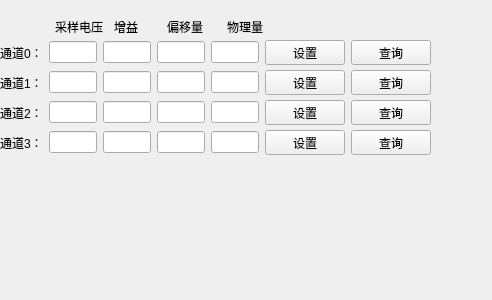
<?xml version="1.0" encoding="UTF-8"?>
<ui version="4.0">
 <class>analogWidget</class>
 <widget class="QWidget" name="analogWidget">
  <property name="geometry">
   <rect>
    <x>0</x>
    <y>0</y>
    <width>492</width>
    <height>300</height>
   </rect>
  </property>
  <property name="windowTitle">
   <string>Form</string>
  </property>
  <widget class="QLabel" name="label_7">
   <property name="geometry">
    <rect>
     <x>167</x>
     <y>19</y>
     <width>36</width>
     <height>16</height>
    </rect>
   </property>
   <property name="text">
    <string>偏移量</string>
   </property>
  </widget>
  <widget class="QLabel" name="label_6">
   <property name="geometry">
    <rect>
     <x>114</x>
     <y>19</y>
     <width>24</width>
     <height>16</height>
    </rect>
   </property>
   <property name="text">
    <string>增益</string>
   </property>
  </widget>
  <widget class="QLabel" name="label_5">
   <property name="geometry">
    <rect>
     <x>55</x>
     <y>19</y>
     <width>48</width>
     <height>16</height>
    </rect>
   </property>
   <property name="text">
    <string>采样电压</string>
   </property>
  </widget>
  <widget class="QLabel" name="label_8">
   <property name="geometry">
    <rect>
     <x>227</x>
     <y>19</y>
     <width>36</width>
     <height>16</height>
    </rect>
   </property>
   <property name="text">
    <string>物理量</string>
   </property>
  </widget>
  <widget class="QWidget" name="">
   <property name="geometry">
    <rect>
     <x>0</x>
     <y>40</y>
     <width>431</width>
     <height>25</height>
    </rect>
   </property>
   <layout class="QHBoxLayout" name="horizontalLayout">
    <item>
     <widget class="QLabel" name="label">
      <property name="text">
       <string>通道0：</string>
      </property>
     </widget>
    </item>
    <item>
     <widget class="QLineEdit" name="lineEdit_Vol_CH0"/>
    </item>
    <item>
     <widget class="QLineEdit" name="lineEdit_Ratio_CH0"/>
    </item>
    <item>
     <widget class="QLineEdit" name="lineEdit_Offset_CH0"/>
    </item>
    <item>
     <widget class="QLineEdit" name="lineEdit_Val_CH0"/>
    </item>
    <item>
     <widget class="QPushButton" name="pushButton_Set_CH0">
      <property name="text">
       <string>设置</string>
      </property>
     </widget>
    </item>
    <item>
     <widget class="QPushButton" name="pushButton_Ask_CH0">
      <property name="text">
       <string>查询</string>
      </property>
     </widget>
    </item>
   </layout>
  </widget>
  <widget class="QWidget" name="">
   <property name="geometry">
    <rect>
     <x>0</x>
     <y>70</y>
     <width>431</width>
     <height>25</height>
    </rect>
   </property>
   <layout class="QHBoxLayout" name="horizontalLayout_2">
    <item>
     <widget class="QLabel" name="label_2">
      <property name="text">
       <string>通道1：</string>
      </property>
     </widget>
    </item>
    <item>
     <widget class="QLineEdit" name="lineEdit_Vol_CH1"/>
    </item>
    <item>
     <widget class="QLineEdit" name="lineEdit_Ratio_CH1"/>
    </item>
    <item>
     <widget class="QLineEdit" name="lineEdit_Offset_CH1"/>
    </item>
    <item>
     <widget class="QLineEdit" name="lineEdit_Val_CH1"/>
    </item>
    <item>
     <widget class="QPushButton" name="pushButton_Set_CH1">
      <property name="text">
       <string>设置</string>
      </property>
     </widget>
    </item>
    <item>
     <widget class="QPushButton" name="pushButton_Ask_CH1">
      <property name="text">
       <string>查询</string>
      </property>
     </widget>
    </item>
   </layout>
  </widget>
  <widget class="QWidget" name="">
   <property name="geometry">
    <rect>
     <x>0</x>
     <y>100</y>
     <width>431</width>
     <height>25</height>
    </rect>
   </property>
   <layout class="QHBoxLayout" name="horizontalLayout_3">
    <item>
     <widget class="QLabel" name="label_3">
      <property name="text">
       <string>通道2：</string>
      </property>
     </widget>
    </item>
    <item>
     <widget class="QLineEdit" name="lineEdit_Vol_CH2"/>
    </item>
    <item>
     <widget class="QLineEdit" name="lineEdit_Ratio_CH2"/>
    </item>
    <item>
     <widget class="QLineEdit" name="lineEdit_Offset_CH2"/>
    </item>
    <item>
     <widget class="QLineEdit" name="lineEdit_Val_CH2"/>
    </item>
    <item>
     <widget class="QPushButton" name="pushButton_Set_CH2">
      <property name="text">
       <string>设置</string>
      </property>
     </widget>
    </item>
    <item>
     <widget class="QPushButton" name="pushButton_Ask_CH2">
      <property name="text">
       <string>查询</string>
      </property>
     </widget>
    </item>
   </layout>
  </widget>
  <widget class="QWidget" name="">
   <property name="geometry">
    <rect>
     <x>0</x>
     <y>130</y>
     <width>431</width>
     <height>25</height>
    </rect>
   </property>
   <layout class="QHBoxLayout" name="horizontalLayout_4">
    <item>
     <widget class="QLabel" name="label_4">
      <property name="text">
       <string>通道3：</string>
      </property>
     </widget>
    </item>
    <item>
     <widget class="QLineEdit" name="lineEdit_Vol_CH3"/>
    </item>
    <item>
     <widget class="QLineEdit" name="lineEdit_Ratio_CH3"/>
    </item>
    <item>
     <widget class="QLineEdit" name="lineEdit_Offset_CH3"/>
    </item>
    <item>
     <widget class="QLineEdit" name="lineEdit_Val_CH3"/>
    </item>
    <item>
     <widget class="QPushButton" name="pushButton_Set_CH3">
      <property name="text">
       <string>设置</string>
      </property>
     </widget>
    </item>
    <item>
     <widget class="QPushButton" name="pushButton_Ask_CH3">
      <property name="text">
       <string>查询</string>
      </property>
     </widget>
    </item>
   </layout>
  </widget>
 </widget>
 <resources/>
 <connections/>
</ui>
